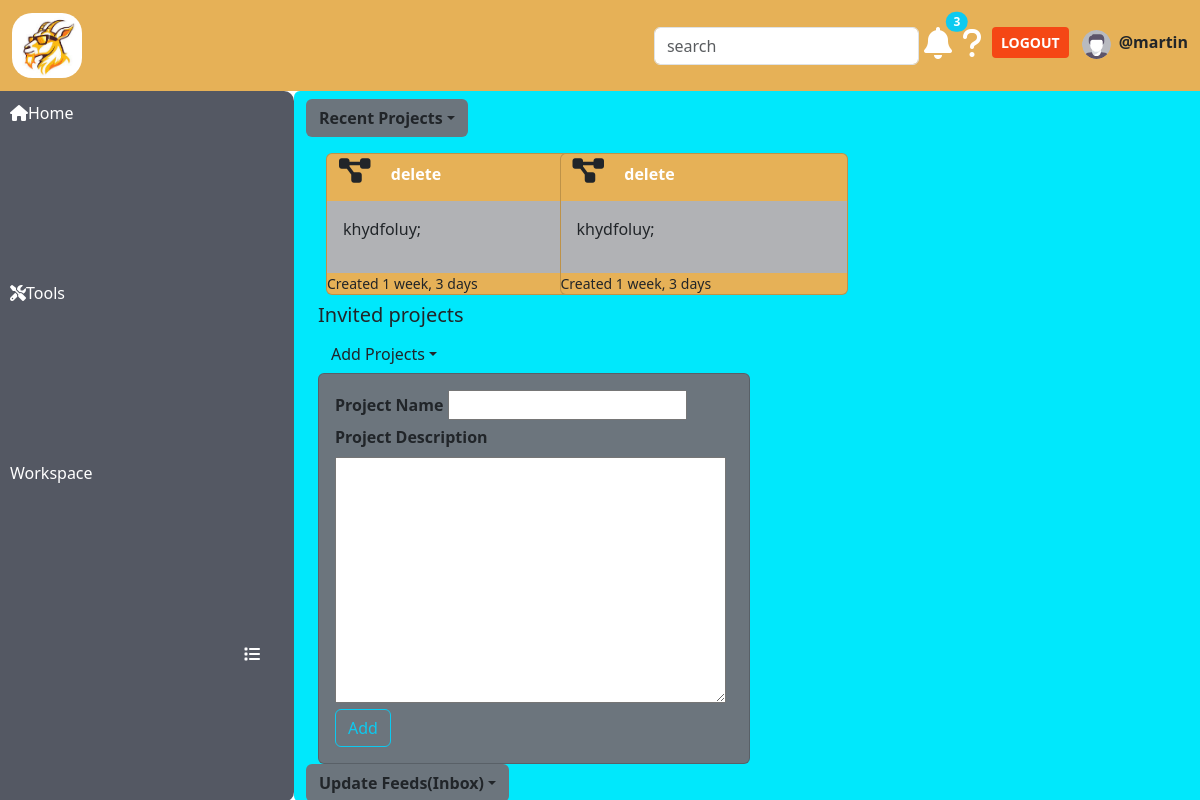
Before: / (signed in) with the older database file.
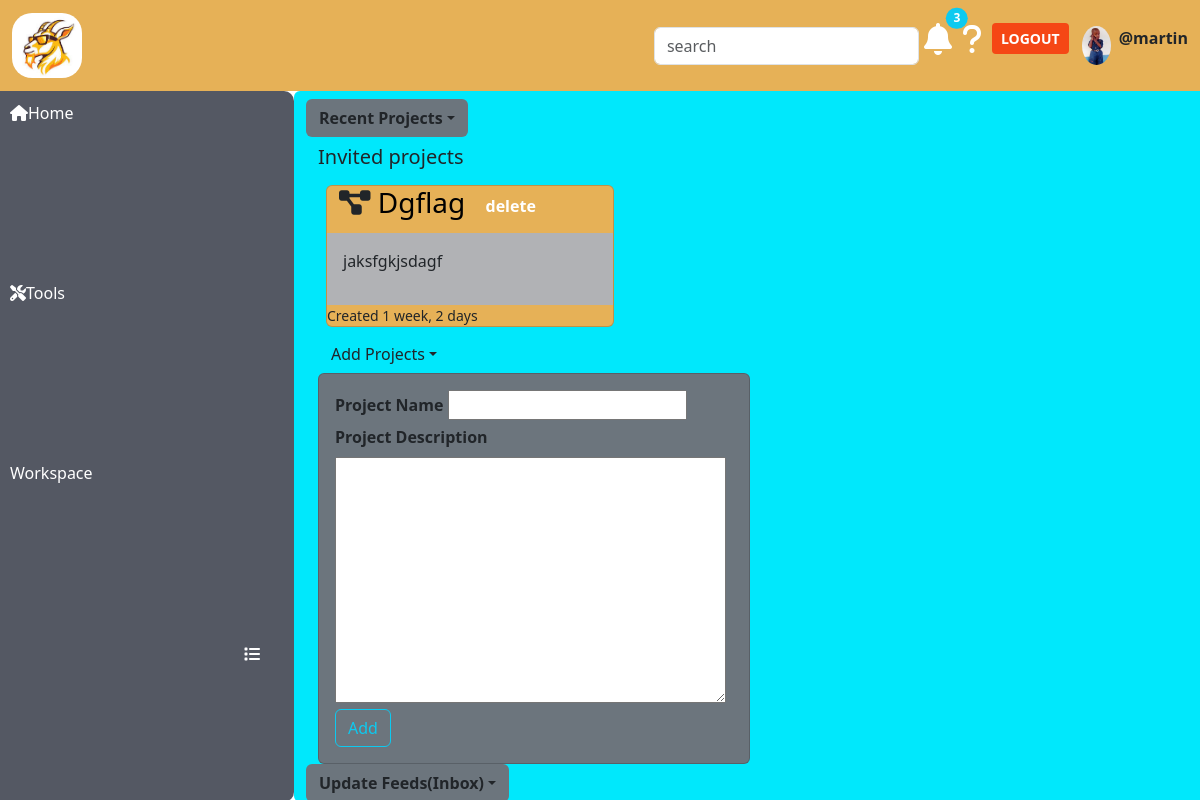
After: the same page with the newer database file.
### taskmng/models.py (models this page shows, shortened)
class Project(models.Model):
    projectname=models.CharField(max_length=60)
    user=models.ForeignKey(User, on_delete=models.CASCADE, default=1)
    description=models.TextField( null=True, blank=True)
    member=models.ManyToManyField(User, through='ProjectMember',blank=True ,related_name='projects')
    created=models.DateTimeField(auto_now_add=True)
    updated=models.DateTimeField(auto_now=True)

class User(AbstractUser):
    username=models.CharField(max_length=100)
    email=models.EmailField(unique=True)
    mobile_number=models.CharField(max_length=13, blank=True, null=True,unique=True)
    avatar=models.ImageField(null=True, default=None, upload_to='avatars/')
    USERNAME_FIELD='email'
    REQUIRED_FIELDS=['username']

### taskmng/views.py (the view)
# urls.py: path('', projectpage, name="projects"),
@login_required(login_url="login")
def projectpage(request):
    projects=Project.objects.filter(user=request.user)
    form=ProjectForm()
    invitations=Invitation.objects.filter(recipient=request.user)
    notifications=Messages.objects.filter(receiver=request.user)
    accepted_project=Invitation.objects.filter(recipient=request.user, status='accepted')
    inv_projects=[invite.project for invite in accepted_project]
    if request.method == 'POST':
        form=ProjectForm(request.POST)
        if form.is_valid():
            project=form.save(commit=False)
            project.user=request.user
            project.save()
            ProjectMember.objects.create(
                user=request.user,
                project=project,
                role='Admin'
            )
        return redirect('projects')
    else:
        form=ProjectForm()
    context={'projects':projects, 'form':form, 'invitations':invitations, 'notifications':notifications, 'inv_projects':inv_projects}
    return render(request, 'taskmng/projectlist.html', context)

### taskmng/forms.py
class ProjectForm(forms.ModelForm):
    class Meta:
        model=Project
        fields=['projectname','description','member']

### taskmng/templates/taskmng/projectlist.html (shortened to what this page needs)
{%extends 'main.html' %}
{% block content %}
<div>
    <div class="row">
        <div class="col-md-3 side-bar">
            {% include 'taskmng/sidebar.html' %}
        </div>
        <div class="rounded  col-md-9" style="background-color:#00e8fc";>
            <div>
            <button class="btn mt-2 bg-secondary fw-bold dropdown-toggle" data-bs-toggle="collapse" type="button" data-bs-target="#projectlist" aria-controls="projectlist"aria-expanded="True">Recent Projects</button>
            </div>
            <div class="mt-2 " id="projectlist">
                <div class=" row container-fluid ">
                    {% for project in projects %}
                    <div class="col-md-3 rounded m-2">
                        <div class="card" style="width:18rem; background-color:#e6b157">
                            <h1 class="rounded fs-3 container-fluid">
                                <i class="fa-solid fa-diagram-project"></i>
                                <button class="btn ms-auto"><a class="link-underline link-underline-opacity-0 fw-bold" style="color:white" href="{% url 'deleteproject' project.id%}">delete</a></button>
                            </h1>
                            <div class="card-body" style="background-color:#b1b2b5">
                                <p>{{project.description}}</p>
                            </div>
                            <small>Created  {{project.created|timesince}}</small>
                        </div>
                    </div>
                    {%endfor%}
                    <h1 class="fs-5">Invited projects</h1>
                    {% for inv_project in inv_projects %}
                    <div class="col-md-3 rounded m-2">
                        <div class="card" style="width:18rem; background-color:#e6b157">
                            <h1 class="rounded fs-3 container-fluid">
                                <i class="fa-solid fa-diagram-project"></i>
                                <a class="card-link link-underline link-underline-opacity-0 text-capitalize" href="{%url 'home' inv_project.id%}" style="color:black">{{inv_project.projectname}}</a>
                                <button class="btn ms-auto"><a class="link-underline link-underline-opacity-0 fw-bold" style="color:white" href="{% url 'deleteproject' inv_project.id%}">delete</a></button>
                            </h1>
                            <div class="card-body" style="background-color:#b1b2b5">
                                <p>{{inv_project.description}}</p>
                            </div>
                            <small>Created  {{inv_project.created|timesince}}</small>
                        </div>
                    </div>
                    {%endfor%}
                </div>
                <div class="container-fluid">
                    <button class="btn dropdown-toggle" data-bs-toggle="collapse"  data-bs-target="#projectcreation" aria-controls="projectcreation" aria-expanded="true" type="button"> Add Projects</button>
                    <div class="bg-secondary card" style="width:27rem" id="projectcreation">
                        <form method="POST" action="" class="card-body">
                            <label  class="form-label fw-bold">Project Name</label>
                            {{form.projectname}}
                            <label class="form-label fw-bold">Project Description</label>
                            {{form.description}}
                            <button type="submit" class="btn btn-outline-info">Add</button>
                        </form>
                    </div>
                </div>
            </div>
            <button class="btn bg-secondary fw-bold dropdown-toggle" data-bs-toggle="collapse" data-bs-target="#updateFeed" aria-expanded="True" aria-controls="updateFeed">Update Feeds(Inbox)</button>
{% endblock%}

### templates/navbar.html (shortened to what this page needs)
{% load static %}
<nav class="navbar navbar-expand-lg" style="background-color:#e6b157">
    <div class=" container-fluid">
        <a class="navbar-brand  " href="{% url 'projects'%}"><img src="{% static 'GOAT.jpeg'%}" style="width:70px; border-radius:20px 20px 20px 20px;" alt="logo"/></a>
        <div class="collapse navbar-collapse " id="navbarnav">
            <form class="ms-auto" role="search">
                <input class="form-control me-2" placeholder="search" aria-label="search">
            </form>
            <ul class="navbar-nav mb-2 mb-lg-0">
                <li class="nav-item">
                    <div class="position-relative">
                        <a href= ""><i class="fa-solid fa-bell fa-shake fa-2x" data-bs-toggle="modal" data-bs-target="notifymodal" style="margin:5px; color:white;"></i><span class="position-absolute top-0 start-100 translate-middle badge rounded-pill bg-info">3</span></a>
                    </div>
                </li>
                <li class="nav-item">
                    <a href=""><i class=" fa-solid fa-question fa-2x" style="color:white; margin:5px;" ></i></a>
                </li>
                <li class="nav-item">
                    {% if request.user.is_authenticated%}
                    <button type="button" class="btn btn-sm" style="margin:5px; background-color:#f54715; "><a href="{%url 'logout'%}" class="link-underline link-underline-opacity-0 fw-bold" style="color:white;">LOGOUT</a></button>
                    {% else %}
                    <button type="button" class="btn btn-sm" style="margin:5px; background-color:#f54715;"><a href="{% url 'login'%}" class=" link-underline link-underline-opacity-0 fw-bold" style="color:white;">LOGIN</a></button>
                    {% endif%}
                </li>
                <li class="nav-item">
                    {%if user.avatar%}
                    <a href="{% url 'profile' %}"><img src="{{request.user.avatar.url}}" alt="profile" class="nav-link" style="width:45px; border-radius:50%"/> </a>
                    {%else%}
                    <a href="{% url 'profile' %}"><img src="{% static 'taskmng/media/avatar-svgrepo-com.svg' %}" alt="profile" class="nav-link" style="width:45px; border-radius:50%"/> </a>
                    {%endif%}
                </li>
                {%if request.user.is_authenticated %}
                <li class="mt-2">
                    <p class="fw-bold">@{{request.user.username}}</p>
                </li>
                {% endif%}
            </ul>
        </div>
    </div>
</nav>

Changed rows visible on the page:
removed Project: description "khydfoluy;", created "1 week, 3 days"
removed Project: description "khydfoluy;", created "1 week, 3 days"
changed User "martin": avatar empty → "avatars/1000008885.jpg" (drawn); user.avatar: picture added
added Project: projectname "Dgflag", description "jaksfgkjsdagf", created "1 week, 2 days", shown under "Invited projects"
